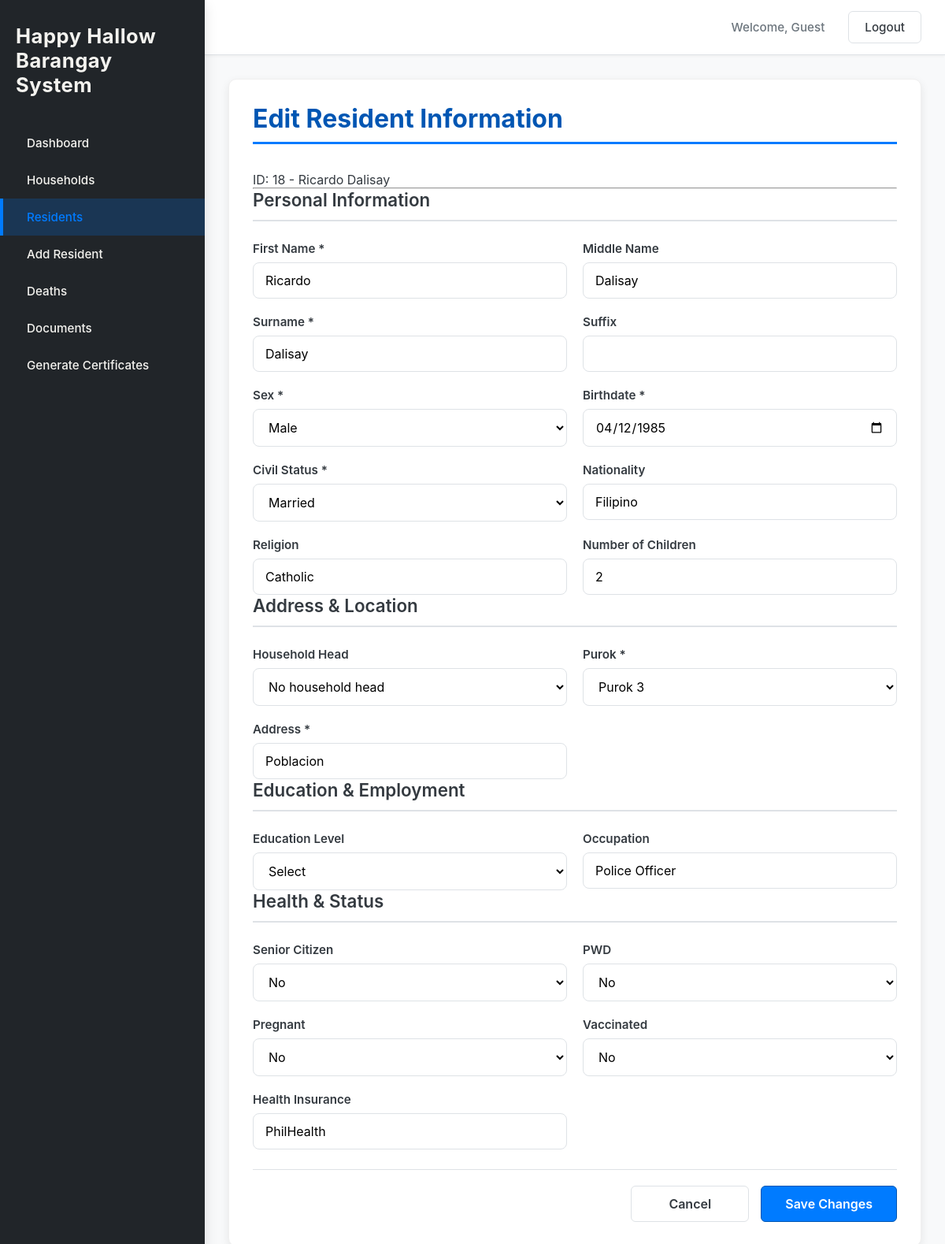
The page /edit_resident.php?id=18 on the database its author committed.
### tables this page shows
CREATE TABLE IF NOT EXISTS `residents` (
  `person_id` int NOT NULL AUTO_INCREMENT,
  `household_id` int NOT NULL,
  `first_name` text NOT NULL,
  `middle_name` varchar(255) DEFAULT NULL,
  `surname` varchar(255) NOT NULL,
  `suffix` varchar(50) DEFAULT NULL,
  `sex` text NOT NULL,
  `birthdate` date NOT NULL,
  `civil_status` varchar(20) NOT NULL,
  `nationality` varchar(20) NOT NULL,
  `religion` varchar(100) DEFAULT NULL,
  `purok` int NOT NULL,
  `address` varchar(150) NOT NULL,
  `residency_start_date` date DEFAULT NULL,
  `education_level` varchar(20) NOT NULL,
  `occupation` varchar(50) NOT NULL,
  `is_senior` tinyint(1) NOT NULL,
  `is_disabled` tinyint(1) NOT NULL,
  `health_insurance` varchar(100) DEFAULT NULL,
  `vaccination` int DEFAULT NULL,
  `is_pregnant` tinyint(1) DEFAULT NULL,
  `children_count` int DEFAULT NULL,
  PRIMARY KEY (`person_id`),
  KEY `household_id` (`household_id`)
);

### edit_resident.php (the view, shortened to what this page needs)
<?php
include __DIR__ . '/db_connect.php';
$residentId = $conn->real_escape_string($_GET['id']);
$sql = "
    SELECT
        person_id,
        household_id,
        first_name,
        middle_name,
        surname,
        suffix,
        sex,
        birthdate,
        civil_status,
        nationality,
        religion,
        purok,
        address,
        education_level,
        occupation,
        is_senior,
        is_disabled,
        health_insurance,
        vaccination,
        is_pregnant,
        children_count
    FROM residents
    WHERE person_id = '$residentId'
";
$result = $conn->query($sql);
$residentData = $result->fetch_assoc();
function safeHtml($value) {
    return htmlspecialchars($value ?? '');
}
function isSelected($current, $target) {
    return ((string)$current === (string)$target) ? 'selected' : '';
}
$sexValue = strtoupper(substr($residentData['sex'] ?? '', 0, 1));
?>
<!DOCTYPE html>
<html lang="en">
<head>
    <link rel="stylesheet" href="css/style.css" />
</head>
<body>
<div class="app-container">
    <aside class="sidebar">
        <div class="logo">Happy Hallow Barangay System</div>
        <nav class="main-nav">
            <ul>
                <li><a href="index.php">Dashboard</a></li>
                <li><a href="household.php">Households</a></li>
                <li><a href="residents.php" class="active">Residents</a></li>
                <li><a href="addnewresidents.php">Add Resident</a></li>
                <li><a href="deaths.php">Deaths</a></li>
                <li><a href="documents.php">Documents</a></li>
                <li><a href="staff_documents.php">Generate Certificates</a></li>
            </ul>
        </nav>
    </aside>
    <div class="main-content">
        <header class="topbar">
            <div class="topbar-right">
                <span id="userName" class="user-info">Welcome, User</span>
                <button id="logoutBtn" class="btn logout-btn">Logout</button>
            </div>
        </header>
        <main class="page-content">
            <div class="card form-card">
                <h2>Edit Resident Information</h2>
                <p>
                    ID: <?= safeHtml($residentData['person_id']); ?> -
                    <?= safeHtml($residentData['first_name'] . ' ' . $residentData['surname']); ?>
                </p>
                <hr>
                <form action="update_resident.php" method="POST">
                    <h3 class="section-title">Personal Information</h3>
                    <div class="form-grid">
                        <div class="input-group">
                            <label>First Name *</label>
                            <input type="text" name="first_name" value="<?= safeHtml($residentData['first_name']); ?>" required>
                        </div>
                        <div class="input-group">
                            <label>Middle Name</label>
                            <input type="text" name="middle_name" value="<?= safeHtml($residentData['middle_name']); ?>">
                        </div>
                        <div class="input-group">
                            <label>Surname *</label>
                            <input type="text" name="surname" value="<?= safeHtml($residentData['surname']); ?>" required>
                        </div>
                        <div class="input-group">
                            <label>Suffix</label>
                            <input type="text" name="suffix" value="<?= safeHtml($residentData['suffix']); ?>">
                        </div>
                        <div class="input-group">
                            <label>Sex *</label>
                            <select name="sex" required>
                                <option value="M" <?= isSelected($sexValue, 'M'); ?>>Male</option>
                            </select>
                        </div>
                        <div class="input-group">
                            <label>Birthdate *</label>
                            <input type="date" name="birthdate" value="<?= safeHtml($residentData['birthdate']); ?>" required>
                        </div>
                        <div class="input-group">
                            <label>Civil Status *</label>
                            <select name="civil_status" required>
                                <option value="Married" <?= isSelected($residentData['civil_status'], 'Married'); ?>>Married</option>
                            </select>
                        </div>
                        <div class="input-group">
                            <label>Nationality</label>
                            <input type="text" name="nationality" value="<?= safeHtml($residentData['nationality']); ?>">
                        </div>
                        <div class="input-group">
                            <label>Religion</label>
                            <input type="text" name="religion" value="<?= safeHtml($residentData['religion']); ?>">
                        </div>
                        <div class="input-group">
                            <label>Number of Children</label>
                            <input type="number" name="children_count" min="0" value="<?= safeHtml($residentData['children_count']); ?>">
                        </div>
                    </div>
                    <h3 class="section-title">Address & Location</h3>
                    <div class="form-grid">
                        <div class="input-group">
                            <label>Household Head</label>
                            <select name="household_id">
                                <option value="">No household head</option>
                            </select>
                        </div>
                        <div class="input-group">
                            <label>Purok *</label>
                            <select name="purok" required>
                                <?php for ($i = 0; $i <= 5; $i++): ?>
                                    <option value="<?= $i; ?>" <?= isSelected($residentData['purok'], $i); ?>>
                                        <?= $i == 0 ? 'None' : "Purok $i"; ?>
                                    </option>
                                <?php endfor; ?>
                            </select>
                        </div>
                        <div class="input-group form-group-full">
                            <label>Address *</label>
                            <input type="text" name="address" value="<?= safeHtml($residentData['address']); ?>" required>
                        </div>
                    </div>
                    <h3 class="section-title">Education & Employment</h3>
                    <div class="form-grid">
                        <div class="input-group">
                            <label>Education Level</label>
                            <select name="education_level">
                                <option value="">Select</option>
                            </select>
                        </div>
                        <div class="input-group">
                            <label>Occupation</label>
                            <input type="text" name="occupation" value="<?= safeHtml($residentData['occupation']); ?>">
                        </div>
                    </div>
                    <h3 class="section-title">Health & Status</h3>
                    <div class="form-grid">
                        <div class="input-group">
                            <label>Senior Citizen</label>
                            <select name="is_senior">
                                <option value="0" <?= isSelected($residentData['is_senior'], 0); ?>>No</option>
                            </select>
                        </div>
                        <div class="input-group">
                            <label>PWD</label>
                            <select name="is_disabled">
                                <option value="0" <?= isSelected($residentData['is_disabled'], 0); ?>>No</option>
                            </select>
                        </div>
                        <div class="input-group">
                            <label>Pregnant</label>
                            <select name="is_pregnant">
                                <option value="0" <?= isSelected($residentData['is_pregnant'], 0); ?>>No</option>
                            </select>
                        </div>
                        <div class="input-group">
                            <label>Vaccinated</label>
                            <select name="vaccination">
                                <option value="0" <?= isSelected($residentData['vaccination'], 0); ?>>No</option>
                            </select>
                        </div>
                        <div class="input-group form-group-full">
                            <label>Health Insurance</label>
                            <input type="text" name="health_insurance" value="<?= safeHtml($residentData['health_insurance']); ?>">
                        </div>
                    </div>
                    <div class="form-actions">
                        <a href="residents.php" class="btn secondary-btn">Cancel</a>
                        <button type="submit" class="btn primary-btn">Save Changes</button>
                    </div>
                </form>
            </div>
        </main>
    </div>
</div>
</body>
</html>

### css/style.css (style rules this page uses)
:root { --primary-color: #007bff; --primary-dark: #0056b3; --secondary-color: #6c757d; --background-color: #f8f9fa; --card-background: #ffffff; --sidebar-bg: #212529; --text-color: #343a40; --border-color: #dee2e6; --shadow-light: 0 4px 12px rgba(0, 0, 0, 0.08); --shadow-medium: 0 6px 16px rgba(0, 0, 0, 0.12); --sidebar-width: 260px; --header-height: 70px; --base-padding: 30px; }
* { margin: 0; padding: 0; box-sizing: border-box; font-family: -apple-system, BlinkMacSystemFont, "Segoe UI", Roboto, "Helvetica Neue", Arial, sans-serif; }
body { background-color: var(--background-color); color: var(--text-color); min-height: 100vh; display: flex; font-size: 16px; }
a { text-decoration: none; color: inherit; }
.app-container { display: flex; width: 100%; }
.sidebar { width: var(--sidebar-width); background-color: var(--sidebar-bg); color: #f8f9fa; padding: var(--base-padding) 0; position: fixed; height: 100%; z-index: 100; box-shadow: var(--shadow-medium); }
.logo { font-size: 1.6rem; font-weight: 700; text-align: left; padding: 0 20px 20px 20px; margin-bottom: 15px; color: #f4f3ef; letter-spacing: 0.5px; }
.main-nav ul { list-style: none; padding: 0; }
.main-nav li a { display: flex; align-items: center; gap: 12px; padding: 14px 30px; color: #f4f3ef; transition: background-color 0.25s ease, color 0.25s ease; font-size: 0.95rem; font-weight: 500; border-left: 4px solid transparent; }
.main-nav li a.active { background-color: rgba(0, 123, 255, 0.2); color: var(--primary-color); border-left-color: var(--primary-color); }
.main-content { margin-left: var(--sidebar-width); flex-grow: 1; display: flex; flex-direction: column; }
.topbar { height: var(--header-height); background-color: var(--card-background); border-bottom: 1px solid var(--border-color); display: flex; justify-content: flex-end; align-items: center; padding: 0 var(--base-padding); box-shadow: 0 1px 4px rgba(0, 0, 0, 0.05); }
.topbar-right { display: flex; align-items: center; }
.user-info { margin-right: 20px; font-weight: 500; color: var(--secondary-color); font-size: 0.95rem; }
.page-content { padding: var(--base-padding); flex-grow: 1; }
h2 { font-size: 1.8rem; color: var(--text-color); margin-bottom: 30px; font-weight: 600; }
.page-content h2 { font-size: 2rem; color: var(--primary-dark); border-bottom: 3px solid var(--primary-color); padding-bottom: 10px; margin-bottom: 35px; font-weight: 700; }
.card { background-color: var(--card-background); padding: 30px; border-radius: 10px; box-shadow: var(--shadow-light); border: 1px solid #f0f0f0; transition: box-shadow 0.3s ease; }
.btn { background-color: var(--card-background); color: var(--text-color); border: 1px solid var(--border-color); padding: 10px 20px; border-radius: 6px; cursor: pointer; font-size: 0.95rem; font-weight: 500; transition: all 0.2s ease-in-out; text-decoration: none; display: inline-flex; align-items: center; justify-content: center; gap: 8px; }
.primary-btn { background-color: var(--primary-color); color: white; border: 1px solid var(--primary-dark); }
.logout-btn { margin-left: 10px; }
.input-group label { font-weight: 600; margin-bottom: 8px; color: var(--text-color); font-size: 0.95rem; }
.input-group input, .input-group select { padding: 12px 15px; border: 1px solid var(--border-color); border-radius: 8px; font-size: 1rem; background-color: var(--card-background); }
.form-grid { display: grid; grid-template-columns: repeat(2, 1fr); gap: 20px; }
.form-grid .input-group { display: flex; flex-direction: column; }
.form-grid .input-group label { font-weight: 600; margin-bottom: 8px; color: var(--text-color); font-size: 0.95rem; }
.form-grid .input-group input, .form-grid .input-group select { width: 100%; padding: 12px 15px; border: 1px solid var(--border-color); border-radius: 8px; font-size: 1rem; background-color: var(--card-background); transition: border-color 0.2s, box-shadow 0.2s; }
.form-actions { display: flex; gap: 15px; justify-content: flex-end; margin-top: 35px; padding-top: 25px; border-top: 2px solid var(--border-color); }
.form-actions .btn { padding: 12px 30px; font-size: 1rem; font-weight: 600; min-width: 150px; }
.card h3 { font-size: 1.4rem; color: var(--text-color); margin-bottom: 25px; font-weight: 600; border-bottom: 2px solid var(--border-color); padding-bottom: 12px; }
.form-actions { display: flex; gap: 15px; justify-content: flex-end; margin-top: 25px; padding-top: 20px; border-top: 1px solid var(--border-color); }

### rows shown on the page
residents: person_id "18", first_name+surname "Ricardo Dalisay", first_name "Ricardo", middle_name "Dalisay", surname "Dalisay", birthdate "04/12/1985", nationality "Filipino", religion "Catholic", children_count "2", address "Poblacion", occupation "Police Officer", health_insurance "PhilHealth"
